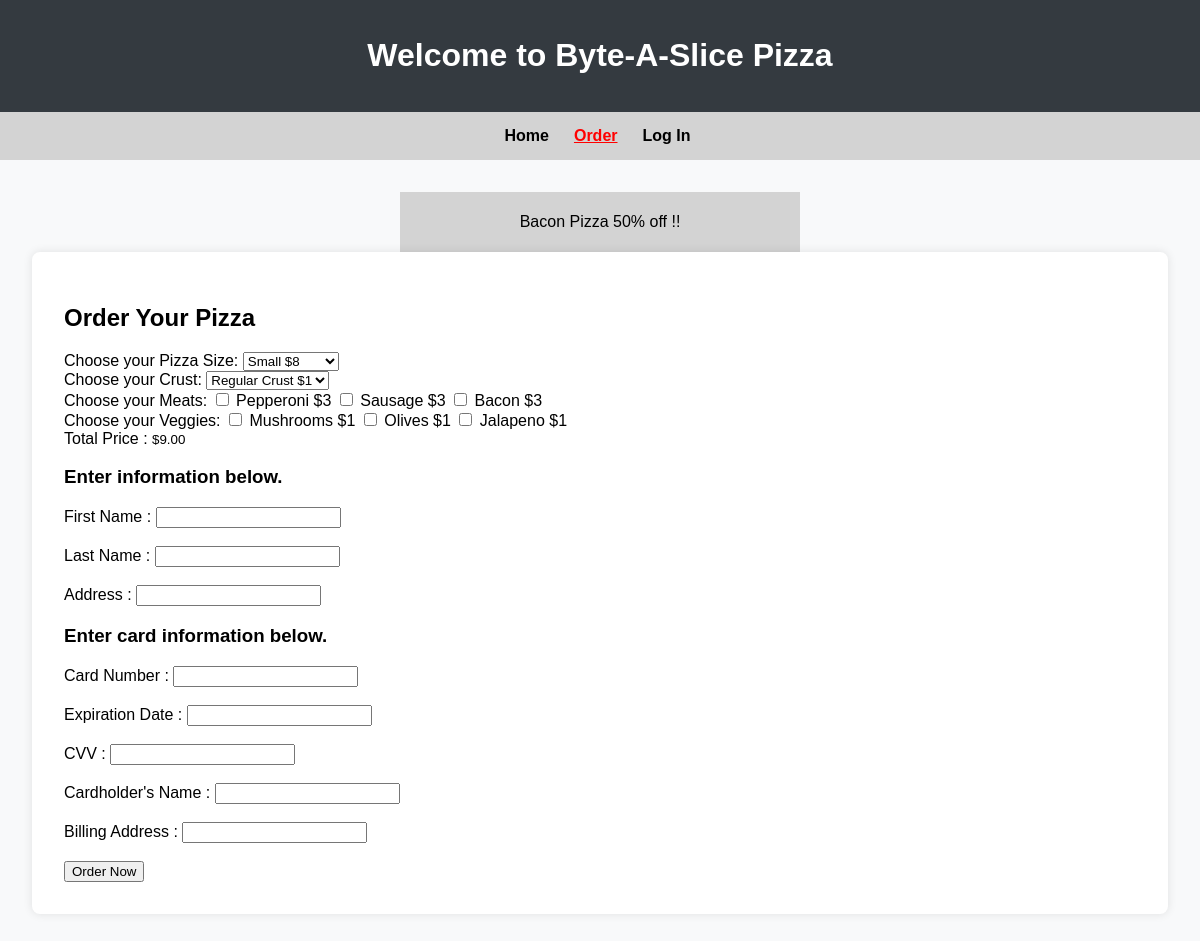
Before: /order.php with the older database file.
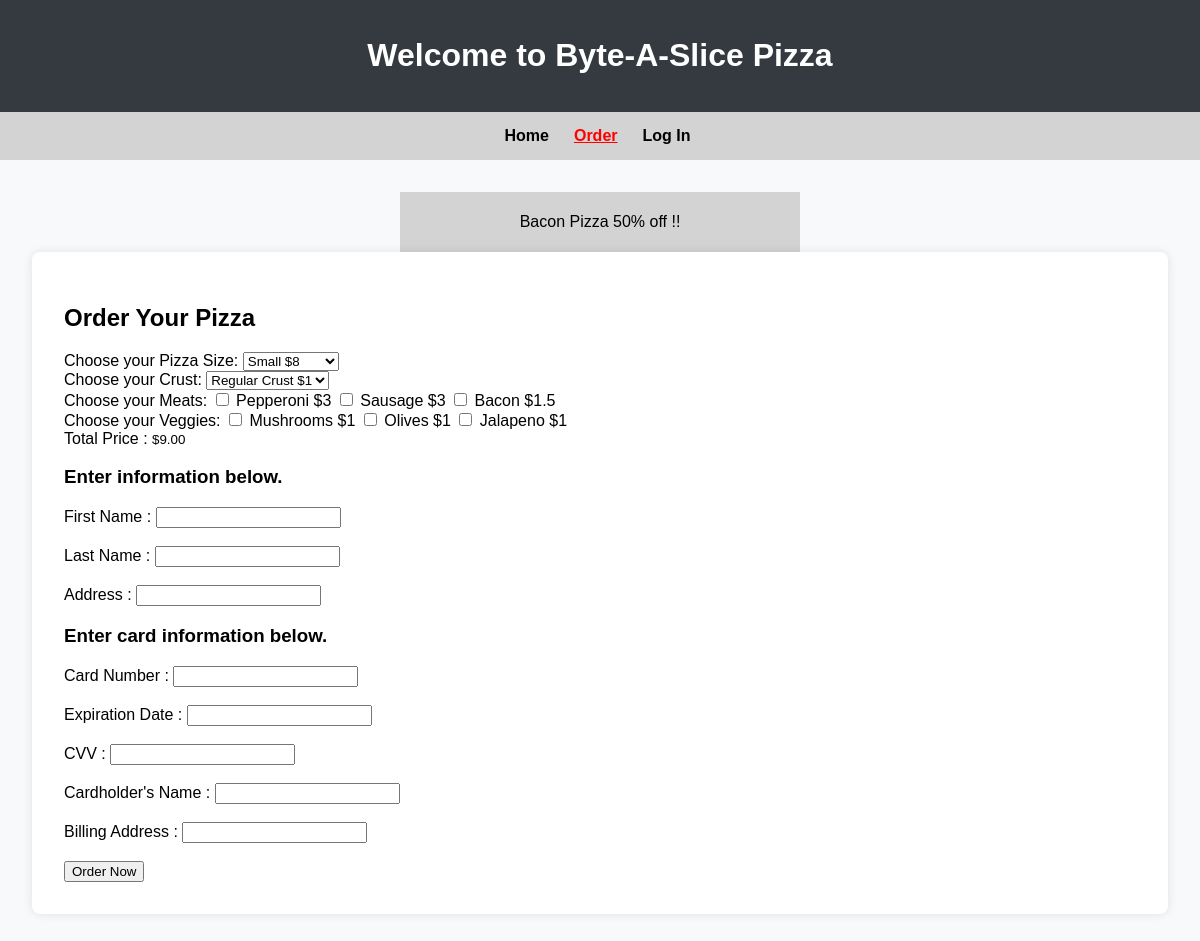
After: the same page with the newer database file.
### tables this page shows
CREATE TABLE pizza_toppings (
	id INTEGER NOT NULL PRIMARY KEY AUTOINCREMENT,
	name TEXT NOT NULL,
	price REAL NOT NULL,
	category TEXT NOT NULL
);

### include.php (called while the page is built, shortened)
<?php
require "database.php";
$header = "Welcome to Byte-A-Slice Pizza";

### database.php (called while the page is built, shortened)
<?php
$pdo = new PDO("sqlite:Byte-A-Slice_Pizza.sqlite");
function query($sql, $parameters = null)
{
    global $pdo;
    $stmt = $pdo->prepare($sql);
    $stmt->execute($parameters);
    return $stmt->fetchAll(PDO::FETCH_ASSOC);
}
function getSizes()
{
    return query("SELECT * FROM pizza_sizes");
}
function getCrusts()
{
    return query("SELECT * FROM pizza_crusts");
}
function getToppings()
{
    return query("SELECT * FROM pizza_toppings");
}

### order.php (the view, shortened to what this page needs)
<?php
require "include.php";
$sizes = getSizes();
$crusts = getCrusts();
$toppings = getToppings();
?>
<!DOCTYPE html>
<html lang="en">
<head>
    <link rel="stylesheet" href="styles.css">
</head>
<body>
    <header>
        <h1><?= $header ?></h1>
    </header>
    <nav>
        <ul>
            <li><a href="index.php">Home</a></li>
            <li><a class="currentPage" href="order.php">Order</a></li>
            <li><a href="login.php">Log In</a></li>
        </ul>
    </nav>
    <main>
        <div id="promotioncontainer">
            <div id="promotion">
                <div id="promotion-text">
                    Bacon Pizza 50% off !!
                </div>
            </div>
        </div>
        <section id="order-form">
            <h2>Order Your Pizza</h2>
            <form id="pizzaForm" action="order_summary.php" method="POST">
                <div>
                    <label for="pizza-size">Choose your Pizza Size:</label>
                    <select id="pizza-size" name="pizza-size">
                        <?php foreach ($sizes as $size): ?>
                            <option value="<?= $size["name"] ?>" data-price="<?= $size["price"] ?>"><?= $size["name"] ?> $<?= $size["price"] ?></option>
                        <?php endforeach; ?>
                    </select>
                </div>
                <div>
                    <label for="crust">Choose your Crust:</label>
                    <select id="crust" name="crust">
                        <?php foreach ($crusts as $crust): ?>
                            <option value="<?= $crust["name"] ?>" data-price="<?= $crust["price"] ?>"><?= $crust["name"] ?> $<?= $crust["price"] ?></option>
                        <?php endforeach; ?>
                    </select>
                </div>
                <div>
                    <label>Choose your Meats:</label>
                    <?php foreach ($toppings as $topping): ?>
                        <?php if ($topping["category"] == "meat"): ?>
                            <input type="checkbox" id="<?= $topping["name"] ?>" name="toppings[]" value="<?= $topping["name"] ?>" data-price="<?= $topping["price"] ?>">
                            <label for="<?= $topping["name"] ?>"><?= $topping["name"] ?> $<?= $topping["price"] ?></label>
                        <?php endif; ?>
                    <?php endforeach; ?>
                </div>
                <div>
                    <label>Choose your Veggies:</label>
                    <?php foreach ($toppings as $topping): ?>
                        <?php if ($topping["category"] == "vegetable"): ?>
                            <input type="checkbox" id="<?= $topping["name"] ?>" name="toppings[]" value="<?= $topping["name"] ?>" data-price="<?= $topping["price"] ?>">
                            <label for="<?= $topping["name"] ?>"><?= $topping["name"] ?> $<?= $topping["price"] ?></label>
                        <?php endif; ?>
                    <?php endforeach; ?>
                </div>
                <label>Total Price :</label>
                <input type="text" id="total-price" name="total-price" readonly>
                <div>
                    <h3> Enter information below.</h3>
                    <label>First Name :</label>
                    <input type="text" id="first-name" name="first-name" required> <br>
                    <br>
                    <label>Last Name :</label>
                    <input type="text" id="last-name" name="last-name" required> <br>
                    <br>
                    <label>Address :</label>
                    <input type="text" id="address" name="address" required> <br>
                </div>
                <div>
                    <h3> Enter card information below.</h3>
                    <label>Card Number :</label>
                    <input name="card-number" required> <br>
                    <br>
                    <label>Expiration Date :</label>
                    <input name="expiration" required> <br>
                    <br>
                    <label>CVV :</label>
                    <input name="cvv" required> <br>
                    <br>
                    <label>Cardholder's Name :</label>
                    <input name="cardholders-name" required> <br>
                    <br>
                    <label>Billing Address :</label>
                    <input name="billing-address" required> <br>
                    <br>
                    <button type="submit">Order Now</button>
                </div>
            </form>
        </section>
    </main>
</body>
</html>

### styles.css (style rules this page uses)
body { font-family: Arial, sans-serif; margin: 0; padding: 0; background-color: #f8f9fa; }
header { background-color: #343a40; color: white; padding: 1rem; text-align: center; }
main { padding: 2rem; display: flex; flex-direction: column; }
#order-form { background-color: white; padding: 2rem; border-radius: 8px; box-shadow: 0 0 10px rgba(0, 0, 0, 0.1); }
nav { display: flex; justify-content: center; background: lightgray; }
nav ul { list-style: none; padding: 0; margin: 5px 0; display: flex; }
nav li { padding: 10px; margin-right: 5px; }
nav li a { text-decoration: none; color: black; font-weight: bold; }
nav li a.currentPage { text-decoration: underline; color: red; }
main #promotioncontainer { display: flex; justify-content: center; align-items: center; }
main #promotion { height: 60px; width: 400px; background-color: lightgray; display: flex; justify-content: center; align-items: center; }
main form #total-price { background: transparent; border: none; outline: none; padding: 0; }

Changed rows visible on the page:
changed pizza_toppings "Bacon": price "3" → "1.5"
